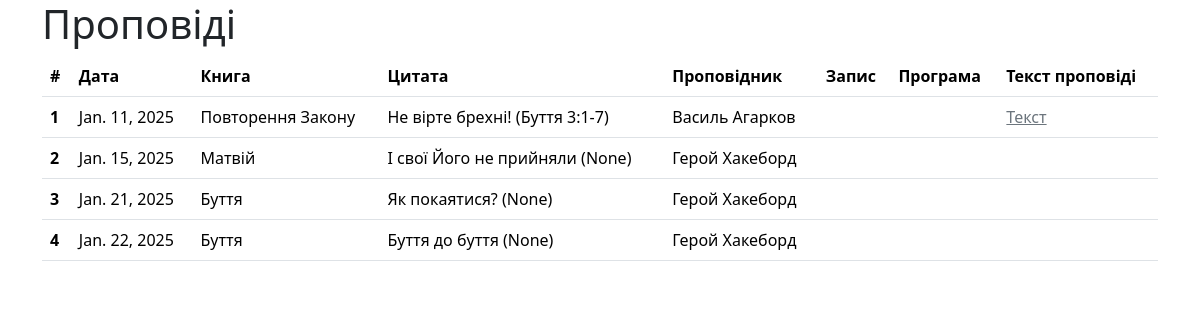
The page / on the database its author committed.
### sermons_index/models.py (models this page shows, shortened)
class Sermon(models.Model):
    preacher = models.ForeignKey(Preacher, on_delete=models.SET_NULL, null=True)
    title = models.CharField(max_length=100)
    date = models.DateField(unique=True)
    book = models.CharField(choices=Bible.choices, default=Bible.GENESIS.value, max_length=64)
    quote = models.CharField(blank=True, null=True, max_length=100)
    video = models.URLField(blank=True, null=True)
    audio = models.URLField(blank=True, null=True)
    text = models.URLField(blank=True, null=True)
    agenda = models.URLField(blank=True, null=True)
    uploadfile = models.FileField(blank=True, null=True, storage=fs)
    class Meta:
        ordering = ['date']
        verbose_name = "Проповідь"
        verbose_name_plural = "Проповіді"

class Preacher(models.Model):
    first_name = models.CharField(max_length=100)
    last_name = models.CharField(max_length=100)
    def __str__(self):
        return f"{self.first_name} {self.last_name}"
    class Meta:
        verbose_name = "Проповідник"
        verbose_name_plural = "Проповідники"

### sermons_index/views.py (the view)
# urls.py: path("", views.SermonsListView.as_view(), name="index"),
class SermonsListView(ListView):
    context_object_name = 'sermons'
    template_name = "sermons_index/sermons_index.html"
    def get_queryset(self):
        return Sermon.objects.all()

### templates/sermons_index/sermons_index.html (shortened to what this page needs)
{% extends "project/base.html" %}
{% block content %}
<div class="container">
    <link rel="stylesheet" href="https://cdn.datatables.net/2.2.1/css/dataTables.dataTables.css" />
    <link rel="stylesheet" href="https://cdn.datatables.net/searchpanes/2.3.3/css/searchPanes.dataTables.css" />
    <link rel="stylesheet" href="https://cdn.datatables.net/select/3.0.0/css/select.dataTables.css" />
    <h1>Проповіді</h1>
    <div class="table-responsive">
        <table id="sermons" class="table table-hover">
            <thead class="">
              <tr>
                <th scope="col">#</th>
                <th scope="col">Дата</th>
                <th scope="col">Книга</th>
                <th scope="col">Цитата</th>
                <th scope="col">Проповідник</th>
                <th scope="col">Запис</th>
                <th scope="col">Програма</th>
                <th scope="col">Текст проповіді</th>
              </tr>
            </thead>
            <tbody>
                {% for sermon in sermons %}
                    <tr>
                        <th>{{ forloop.counter}}</th>
                        <td>{{ sermon.date }}</td>
                        <td>{{ sermon.get_book_display }}</td>
                        <td>{{ sermon.title }} ({{ sermon.quote }})</td>
                        <td>{{ sermon.preacher }}</td>
                        <td>{% if sermon.audio %}<a href="{{ sermon.audio }}" class="link-secondary">Аудіозапис</a>{% endif %}</td>
                        <td>{% if sermon.agenda %}<a href="{{ sermon.agenda }}" class="link-secondary">Програма</a>{% endif %}</td>
                        <td>{% if sermon.text %}<a href="{{ sermon.text }}" class="link-secondary">Текст</a>{% endif %}</td>
                    </tr>
                {% endfor %}
            </tbody>
        </table>
    </div>
</div>
{% endblock %}

### templates/project/base.html (shortened to what this page needs)
<!DOCTYPE html>
<html lang="uk">
    <head>
        {% load static %}
        {% load bootstrap5 %}
        {% bootstrap_css %}
    </head>
    <body>
        {% block content %}{% endblock %}
    </body>
</html>

### rows shown on the page
Sermon: date "Jan. 11, 2025", book "Повторення Закону", title "Не вірте брехні!", quote "Буття 3:1-7", preacher "Василь Агарков"
Sermon: date "Jan. 15, 2025", book "Матвій", title "І свої Його не прийняли", quote "None", preacher "Герой Хакеборд"
Sermon: date "Jan. 21, 2025", book "Буття", title "Як покаятися?", quote "None", preacher "Герой Хакеборд"
Sermon: date "Jan. 22, 2025", book "Буття", title "Буття до буття", quote "None", preacher "Герой Хакеборд"
